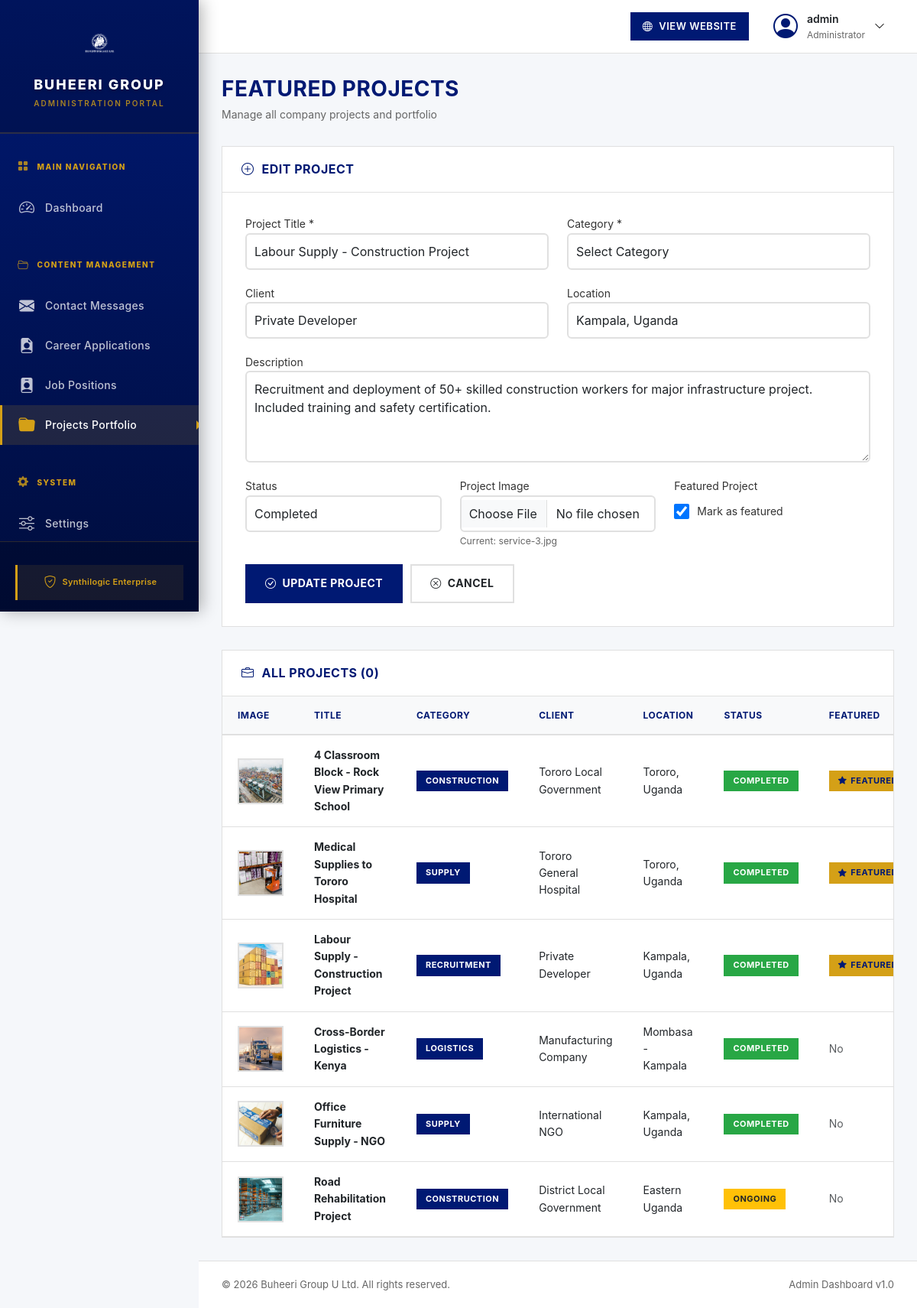
/admin/projects.php?edit=3 (signed in), run on the app's committed database.
### tables this page shows
CREATE TABLE projects (
    id INT AUTO_INCREMENT PRIMARY KEY,
    title VARCHAR(255) NOT NULL,
    description TEXT,
    category ENUM('construction', 'supply', 'logistics', 'recruitment', 'general') NOT NULL,
    client VARCHAR(255),
    location VARCHAR(255),
    start_date DATE,
    end_date DATE,
    budget DECIMAL(15,2),
    image_url VARCHAR(500),
    gallery_images TEXT COMMENT 'JSON array of image URLs',
    status ENUM('active', 'completed', 'ongoing', 'inactive') DEFAULT 'active',
    featured BOOLEAN DEFAULT FALSE,
    display_order INT DEFAULT 0,
    created_at TIMESTAMP DEFAULT CURRENT_TIMESTAMP,
    updated_at TIMESTAMP DEFAULT CURRENT_TIMESTAMP ON UPDATE CURRENT_TIMESTAMP,
    INDEX idx_category (category),
    INDEX idx_status (status),
    INDEX idx_featured (featured),
    INDEX idx_order (display_order)
);

### admin/projects.php (the view, shortened to what the rows shown need)
<?php
require_once '../includes/database.php';
$db = new Database();
$editProject = null;
if (isset($_GET['edit']) && $_GET['edit']) {
    $editProject = $db->getProjectById($_GET['edit']);
}
$page = isset($_GET['page']) ? (int)$_GET['page'] : 1;
$perPage = 10;
$projects = $db->getAllProjects($page, $perPage);
?>
<!DOCTYPE html>
<html lang="en">
<head>
    <link href="../assets/vendor/bootstrap/css/bootstrap.min.css" rel="stylesheet">
    <link href="../assets/vendor/bootstrap-icons/bootstrap-icons.css" rel="stylesheet">
    <link href="assets/css/admin.css" rel="stylesheet">
</head>
<body>
    <div class="main-content">
        <div class="content-wrapper">
            <div class="page-header">
                <h1>Featured Projects</h1>
            </div>
            <div class="activity-card" style="margin-bottom: 30px;">
                <div class="card-body" style="padding: 30px;">
                    <form method="POST" action="projects.php" enctype="multipart/form-data">
                        <div class="row">
                            <div class="col-md-6">
                                <div class="form-group" style="margin-bottom: 20px;">
                                    <label>Project Title *</label>
                                    <input type="text" name="title" class="form-control" required
                                           value="<?php echo htmlspecialchars($editProject['title'] ?? ''); ?>"
                                           style="width: 100%; padding: 10px; border: 2px solid #e0e0e0;">
                                </div>
                            </div>
                        </div>
                        <div class="row">
                            <div class="col-md-6">
                                <div class="form-group" style="margin-bottom: 20px;">
                                    <label>Client</label>
                                    <input type="text" name="client" class="form-control"
                                           value="<?php echo htmlspecialchars($editProject['client'] ?? ''); ?>"
                                           style="width: 100%; padding: 10px; border: 2px solid #e0e0e0;">
                                </div>
                            </div>
                            <div class="col-md-6">
                                <div class="form-group" style="margin-bottom: 20px;">
                                    <label>Location</label>
                                    <input type="text" name="location" class="form-control"
                                           value="<?php echo htmlspecialchars($editProject['location'] ?? ''); ?>"
                                           style="width: 100%; padding: 10px; border: 2px solid #e0e0e0;">
                                </div>
                            </div>
                        </div>
                        <div class="form-group" style="margin-bottom: 20px;">
                            <label>Description</label>
                            <textarea name="description" class="form-control" rows="4"
                                      style="width: 100%; padding: 10px; border: 2px solid #e0e0e0;"><?php echo htmlspecialchars($editProject['description'] ?? ''); ?></textarea>
                        </div>
                        <div class="row">
                            <div class="col-md-4">
                                <div class="form-group" style="margin-bottom: 20px;">
                                    <label>Status</label>
                                    <select name="status" class="form-control"
                                            style="width: 100%; padding: 10px; border: 2px solid #e0e0e0;">
                                        <option value="completed" <?php echo (isset($editProject['status']) && $editProject['status'] === 'completed') ? 'selected' : ''; ?>>Completed</option>
                                    </select>
                                </div>
                            </div>
                            <div class="col-md-4">
                                <div class="form-group" style="margin-bottom: 20px;">
                                    <label>Project Image</label>
                                    <input type="file" name="image" class="form-control" accept="image/*"
                                           style="width: 100%; padding: 10px; border: 2px solid #e0e0e0;">
                                    <?php if ($editProject && isset($editProject['image_url']) && $editProject['image_url']): ?>
                                        <small style="color: #666;">Current: <?php echo basename($editProject['image_url']); ?></small>
                                    <?php endif; ?>
                                </div>
                            </div>
                            <div class="col-md-4">
                                <div class="form-group" style="margin-bottom: 20px;">
                                    <label style="display: flex; align-items: center; gap: 10px; margin-top: 10px;">
                                        <input type="checkbox" name="featured" value="1"
                                               <?php echo (isset($editProject['featured']) && $editProject['featured']) ? 'checked' : ''; ?>
                                               style="width: 20px; height: 20px;">
                                        <span>Mark as featured</span>
                                    </label>
                                </div>
                            </div>
                        </div>
                    </form>
                </div>
            </div>
            <div class="activity-card">
                <div class="card-body" style="padding: 0;">
                    <?php if (empty($projects)): ?>
                        <div class="no-data">No projects yet.</div>
                    <?php else: ?>
                        <div class="table-responsive">
                            <table class="admin-table">
                                <thead>
                                    <tr>
                                        <th>Image</th>
                                        <th>Title</th>
                                        <th>Category</th>
                                        <th>Client</th>
                                        <th>Location</th>
                                        <th>Status</th>
                                        <th>Featured</th>
                                    </tr>
                                </thead>
                                <tbody>
                                    <?php foreach ($projects as $project): ?>
                                    <tr>
                                        <td>
                                            <?php if (isset($project['image_url']) && $project['image_url']): ?>
                                                <img src="../<?php echo htmlspecialchars($project['image_url']); ?>" alt="Project" class="project-thumb">
                                            <?php else: ?>
                                                <div class="project-thumb-placeholder">
                                                    <i class="bi bi-image"></i>
                                                </div>
                                            <?php endif; ?>
                                        </td>
                                        <td><strong><?php echo htmlspecialchars($project['title']); ?></strong></td>
                                        <td><span class="badge-category"><?php echo ucfirst(htmlspecialchars($project['category'])); ?></span></td>
                                        <td><?php echo htmlspecialchars($project['client'] ?? 'N/A'); ?></td>
                                        <td><?php echo htmlspecialchars($project['location'] ?? 'N/A'); ?></td>
                                        <td>
                                            <?php if (isset($project['status']) && $project['status'] === 'completed'): ?>
                                                <span class="badge-status status-completed">Completed</span>
                                            <?php elseif (isset($project['status']) && $project['status'] === 'ongoing'): ?>
                                                <span class="badge-status status-ongoing">Ongoing</span>
                                            <?php else: ?>
                                                <span class="badge-status status-active">Active</span>
                                            <?php endif; ?>
                                        </td>
                                        <td>
                                            <?php if (isset($project['featured']) && $project['featured']): ?>
                                                <span class="badge-featured"><i class="bi bi-star-fill"></i> Featured</span>
                                            <?php else: ?>
                                                <span class="text-muted">No</span>
                                            <?php endif; ?>
                                        </td>
                                    </tr>
                                    <?php endforeach; ?>
                                </tbody>
                            </table>
                        </div>
                    <?php endif; ?>
                </div>
            </div>
        </div>
    </div>
</body>
</html>

### data on the page
projects: title "Labour Supply - Construction Project", client "Private Developer", location "Kampala, Uganda", description "Recruitment and deployment of 50+ skilled construction workers for major infrastructure project. Included training and safety certification.", status "Completed", image_url "service-3.jpg", featured "☑", image_url (picture), category "RECRUITMENT", shows "COMPLETED", shows "FEATURED"
projects: image_url (picture), title "4 Classroom Block - Rock View Primary School", category "CONSTRUCTION", client "Tororo Local Government", location "Tororo, Uganda", status "COMPLETED", featured 1 (drawn)
projects: image_url (picture), title "Medical Supplies to Tororo Hospital", category "SUPPLY", client "Tororo General Hospital", location "Tororo, Uganda", status "COMPLETED", featured 1 (drawn)
projects: image_url (picture), title "Cross-Border Logistics - Kenya", category "LOGISTICS", client "Manufacturing Company", location "Mombasa - Kampala", status "COMPLETED", featured "No"
projects: image_url (picture), title "Office Furniture Supply - NGO", category "SUPPLY", client "International NGO", location "Kampala, Uganda", status "COMPLETED", featured "No"
projects: image_url (picture), title "Road Rehabilitation Project", category "CONSTRUCTION", client "District Local Government", location "Eastern Uganda", status "ONGOING", featured "No"

### other printed values
$_SESSION['admin_name'] "admin"
$totalProjects "0"
